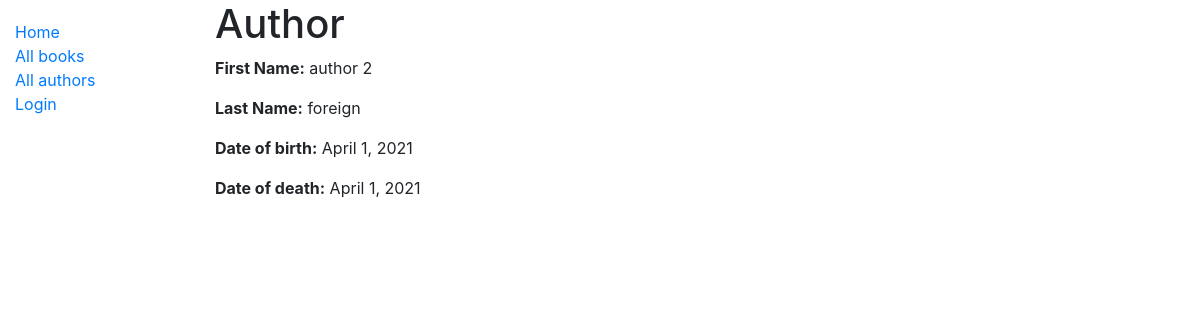
/catalog/author/2, run on the app's committed database.
### catalog/models.py (models this page shows, shortened)
class Author(models.Model):
    first_name = models.CharField(max_length=100)
    last_name = models.CharField(max_length=100)
    date_of_birth = models.DateField(null=True, blank=True)
    date_of_death = models.DateField('Died', null=True, blank=True)
    class Meta:
        ordering = ['last_name', 'first_name']

### catalog/views.py (the view)
# urls.py: path('author/<int:pk>', views.AuthorDetailView.as_view(), name='author-detail'),
class AuthorDetailView(generic.DetailView):
    model = Author

### catalog/templates/catalog/author_detail.html
{% extends "base_generic.html" %}
{% block content %}
  <h1>Author</h1>
  <p><strong>First Name:</strong> {{ author.first_name }}</p>
  <p><strong>Last Name:</strong> {{ author.last_name }}</p>
  <p><strong>Date of birth:</strong> {{ author.date_of_birth }}</p>
  <p><strong>Date of death:</strong> {{ author.date_of_death }}</p>
{% endblock %}

### data on the page
Author: first_name "author 2", last_name "foreign", date_of_birth "April 1, 2021", date_of_death "April 1, 2021"
